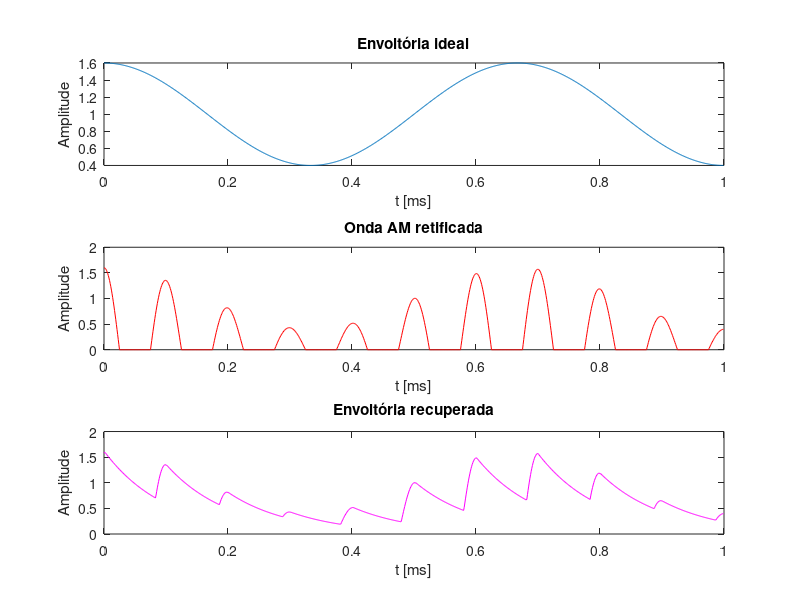
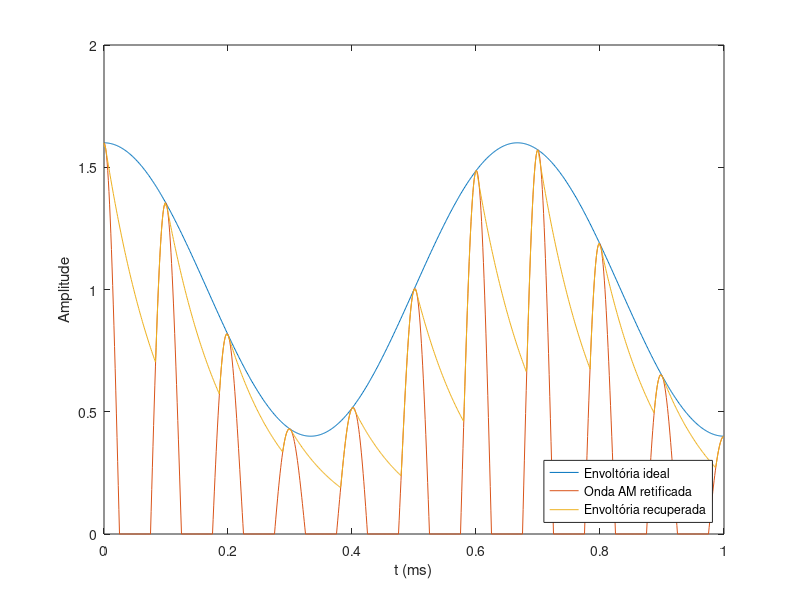

Reproduce these figures in MATLAB, in order.
clc; clear all; close all;
%% Determinando os parâmetros da onda
tau = 1e-4;                                                     % Constante de tempo do detector de envelope
t = [0:999]*1e-6;                                               % Definição do vetor tempo
Ts = 1e-6;                                                      % Definição do período
fc = 10000;                                                     % Frequência da portadora
fm = 1500;                                                      % Frequência do sinal
Mu = 0.6;                                                       % Índice de modulação
x_AMo = (1+Mu*cos(2*pi*fm*t)).*cos(2*pi*fc*t);                  % Onda Modulada AM-DSB

%% Envelope ideal do AM-DSB
x_envIdeal = abs(1+Mu*cos(2*pi*fm*t));

% Detector de envelope.
x_AM = x_AMo.*(x_AMo>0);                                        % Parte positiva da onda AM
x_env = zeros(size(x_AM));                                      % Vetor de zeros vetor pra guardar o envelope
nSamp = length(x_AM);                                           % Número de amostras da onda AM
out = -1;                                                       % Saída inicial (temporária)
%% Cálculo da saida
for i=1:nSamp,
    inp = x_AM(i);
    if (inp>=out)                                               % Caso 1: x_am(t) > Vc(t) (carga do capacitor)
        out = inp;
    else                                                        % Caso 2: x_am(t) < Vc(t) (descarga do capacitor)
        out = out*(1-Ts/tau);
    end
    x_env(i) = out;
end

% Gráfico envoltória ideal
subplot(3,1,1);
plot(1000*t,x_envIdeal);
title('Envoltória ideal');
ylabel('Amplitude');
xlabel('t [ms]');
% Gráfico envoltória ideal
subplot(3,1,2);
plot(1000*t,x_AM,'r');
title('Onda AM retificada');
ylabel('Amplitude');
xlabel('t [ms]');
subplot(3,1,3);
plot(1000*t,x_env,'m');
title('Envoltória recuperada');
ylabel('Amplitude');
xlabel('t [ms]');

% Gráfico composto
figure;
plot(1000*t,x_envIdeal,1000*t,x_AM,1000*t,x_env);
ylabel('Amplitude');
xlabel('t (ms)');
legend('Envoltória ideal','Onda AM retificada','Envoltória recuperada','location','southeast');
